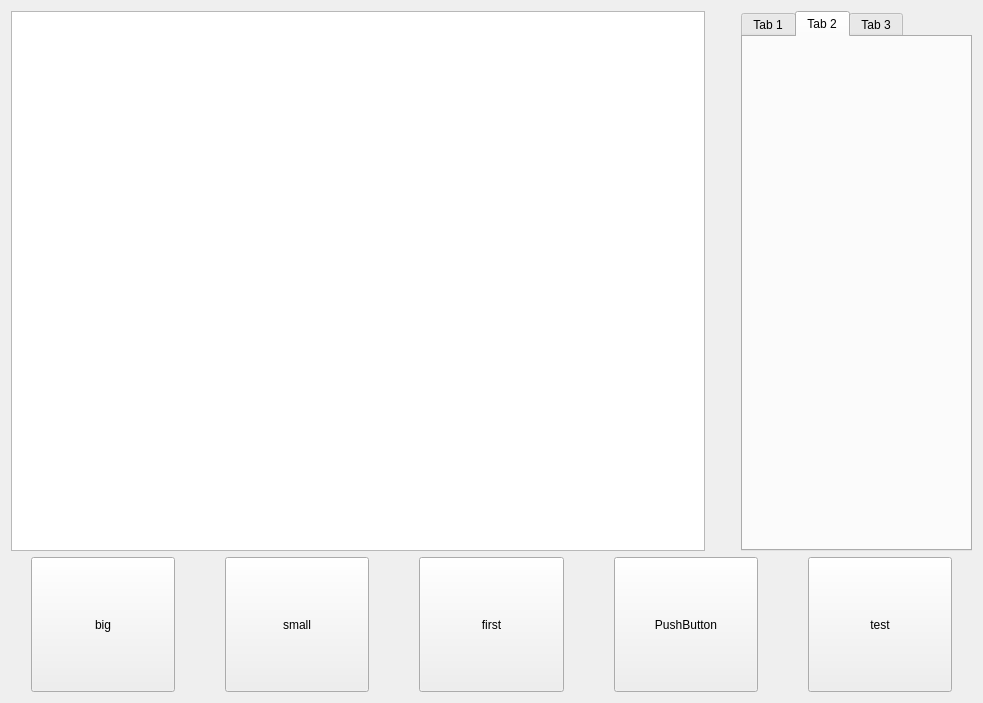
<?xml version="1.0" encoding="UTF-8"?>
<ui version="4.0">
 <class>myWnd</class>
 <widget class="QWidget" name="myWnd">
  <property name="geometry">
   <rect>
    <x>0</x>
    <y>0</y>
    <width>983</width>
    <height>703</height>
   </rect>
  </property>
  <property name="sizePolicy">
   <sizepolicy hsizetype="Minimum" vsizetype="Minimum">
    <horstretch>0</horstretch>
    <verstretch>0</verstretch>
   </sizepolicy>
  </property>
  <property name="windowTitle">
   <string>myFirstWnd</string>
  </property>
  <layout class="QVBoxLayout" name="verticalLayout" stretch="4,1">
   <item>
    <layout class="QHBoxLayout" name="horizontalLayout_2" stretch="3,1,1">
     <property name="sizeConstraint">
      <enum>QLayout::SetDefaultConstraint</enum>
     </property>
     <item>
      <widget class="QGraphicsView" name="graphicsView">
       <property name="sizePolicy">
        <sizepolicy hsizetype="Expanding" vsizetype="Expanding">
         <horstretch>0</horstretch>
         <verstretch>0</verstretch>
        </sizepolicy>
       </property>
      </widget>
     </item>
     <item>
      <spacer name="horizontalSpacer">
       <property name="orientation">
        <enum>Qt::Horizontal</enum>
       </property>
       <property name="sizeType">
        <enum>QSizePolicy::Fixed</enum>
       </property>
       <property name="sizeHint" stdset="0">
        <size>
         <width>30</width>
         <height>438</height>
        </size>
       </property>
      </spacer>
     </item>
     <item>
      <widget class="QTabWidget" name="tabWidget">
       <property name="currentIndex">
        <number>1</number>
       </property>
       <widget class="QWidget" name="tab_1">
        <attribute name="title">
         <string>Tab 1</string>
        </attribute>
       </widget>
       <widget class="QWidget" name="tab_2">
        <attribute name="title">
         <string>Tab 2</string>
        </attribute>
       </widget>
       <widget class="QWidget" name="tab_3">
        <attribute name="title">
         <string>Tab 3</string>
        </attribute>
       </widget>
      </widget>
     </item>
    </layout>
   </item>
   <item>
    <layout class="QHBoxLayout" name="horizontalLayout">
     <property name="spacing">
      <number>50</number>
     </property>
     <property name="sizeConstraint">
      <enum>QLayout::SetDefaultConstraint</enum>
     </property>
     <property name="leftMargin">
      <number>20</number>
     </property>
     <property name="topMargin">
      <number>0</number>
     </property>
     <property name="rightMargin">
      <number>20</number>
     </property>
     <item>
      <widget class="QPushButton" name="BtnBig">
       <property name="sizePolicy">
        <sizepolicy hsizetype="Minimum" vsizetype="Expanding">
         <horstretch>0</horstretch>
         <verstretch>0</verstretch>
        </sizepolicy>
       </property>
       <property name="text">
        <string>big</string>
       </property>
      </widget>
     </item>
     <item>
      <widget class="QPushButton" name="BtnSmall">
       <property name="sizePolicy">
        <sizepolicy hsizetype="Minimum" vsizetype="Expanding">
         <horstretch>0</horstretch>
         <verstretch>0</verstretch>
        </sizepolicy>
       </property>
       <property name="text">
        <string>small</string>
       </property>
      </widget>
     </item>
     <item>
      <widget class="QPushButton" name="firstBtn">
       <property name="sizePolicy">
        <sizepolicy hsizetype="Minimum" vsizetype="Ignored">
         <horstretch>0</horstretch>
         <verstretch>0</verstretch>
        </sizepolicy>
       </property>
       <property name="text">
        <string>first</string>
       </property>
      </widget>
     </item>
     <item>
      <widget class="QPushButton" name="btnTest1">
       <property name="sizePolicy">
        <sizepolicy hsizetype="Minimum" vsizetype="Ignored">
         <horstretch>0</horstretch>
         <verstretch>0</verstretch>
        </sizepolicy>
       </property>
       <property name="text">
        <string>PushButton</string>
       </property>
      </widget>
     </item>
     <item>
      <widget class="QPushButton" name="pushButton">
       <property name="sizePolicy">
        <sizepolicy hsizetype="Minimum" vsizetype="Preferred">
         <horstretch>0</horstretch>
         <verstretch>0</verstretch>
        </sizepolicy>
       </property>
       <property name="text">
        <string>test</string>
       </property>
      </widget>
     </item>
    </layout>
   </item>
  </layout>
 </widget>
 <resources/>
 <connections/>
</ui>
